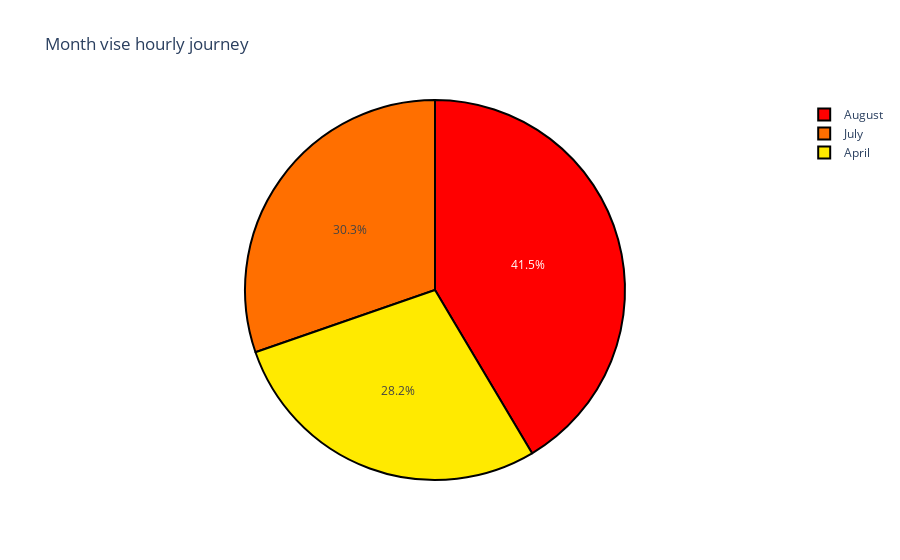

Notebook code for this chart:
### Code cell
plt.figure(figsize=(20,15))
fig3=px.pie(data_frame=df,
        values=df.groupby("month_name")["hour"].count(),
        hover_name=df.groupby("month_name")["hour"].count().index,
         color_discrete_sequence=px.colors.sequential.Rainbow_r,
        names=df.month_name.unique(),
        title="Month vise hourly journey",
        #labels={"value":"Hour"}
        
    
)
fig3.update_traces( 
                  marker=dict( line=dict(color='#000000', width=2)))

### Figure 1 — Plotly figure (JSON) as saved in the notebook; plotly's stock layout.template omitted (floating-point values rounded to 4 significant figures)
{"data": [{"domain": {"x": [0, 1], "y": [0, 1]}, "hovertemplate": "<b>%{hovertext}</b><br><br>label=%{label}<br>value=%{value}<extra></extra>", "hovertext": ["April", "August", "July"], "labels": ["April", "August", "July"], "legendgroup": "", "marker": {"line": {"color": "#000000", "width": 2}}, "name": "", "showlegend": true, "type": "pie", "values": [564516, 829275, 606209]}], "layout": {"legend": {"tracegroupgap": 0}, "piecolorway": ["rgb(255,0,0)", "rgb(255,111,0)", "rgb(255,234,0)", "rgb(151,255,0)", "rgb(44,255,150)", "rgb(0,152,255)", "rgb(0,25,255)", "rgb(0,0,200)", "rgb(150,0,90)"], "title": {"text": "Month vise hourly journey"}}}
